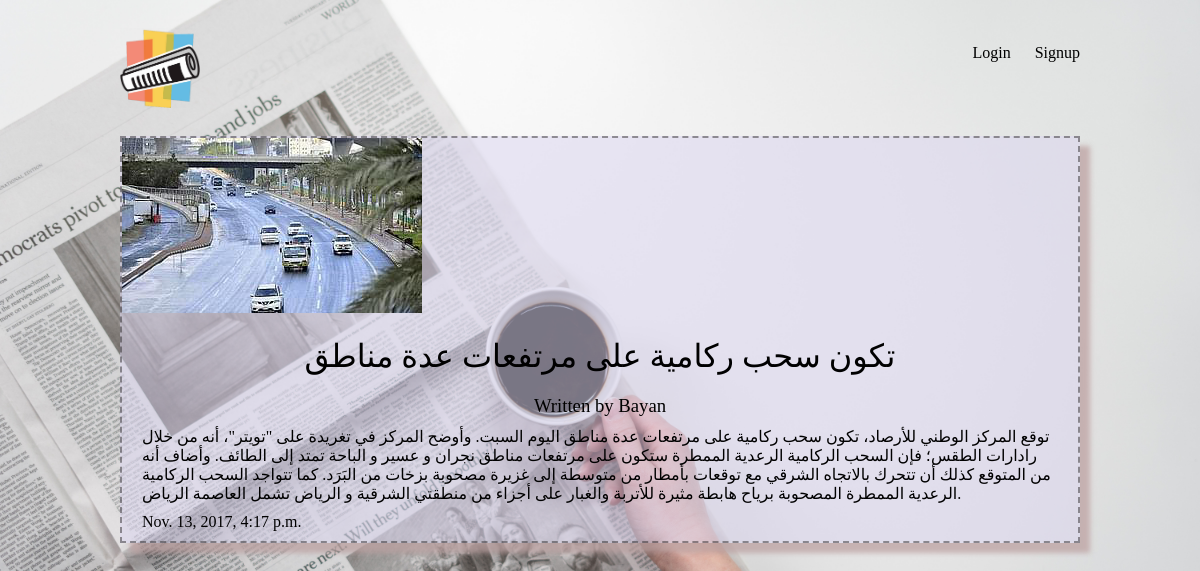
The app's page /articles/whether-urgent with its own data.
### articles/models.py (models this page shows, shortened)
class Article(models.Model):
    id = models.AutoField(primary_key=True)
    title = models.CharField(max_length=100)
    slug = models.SlugField()
    body = models.TextField()
    date = models.DateTimeField(auto_now_add=True)
    thumb = models.ImageField(default='default.png', blank=True)
    author = models.ForeignKey(User, default=None, on_delete = models.CASCADE)

### articles/views.py (the view)
# urls.py: path('<slug>', views.article_detail, name="detail"),
def article_detail(request, slug):
    article = Article.objects.get(slug=slug)
    return render(request, 'articles/article_detail.html', { 'article': article })

### articles/templates/articles/article_detail.html
{% extends 'base_layout.html' %}
{% block content %}
<div class="article-detail">
    <div class="article">
        <img src="{{ article.thumb.url }}" />
        <h2>{{ article.title }}</h2>
        <h3>Written by {{ article.author.username }}</h3>
        <p>{{ article.body }}</p>
        <p>{{ article.date }}</p>
    </div>
</div>
{% endblock %}

### assets/styles.css (style rules this page uses)
body { background-color: #0f121f; background-image: url(/static/background.jpg); background-repeat: no-repeat; background-size: cover; color: #000000; }
body * { font-family: Ubuntu; }
h1, h2, h3, h4, h5 { font-weight: normal; margin: 0; }
.article { padding: 10px; position: relative; padding-bottom: 40px; border: 2px dashed rgba(38,35,35,0.46); -moz-box-shadow: 10px 10px 5px 0px rgba(189,162,162,0.75); -webkit-box-shadow: 10px 10px 5px 0px rgba(189,162,162,0.75); box-shadow: 10px 10px 5px 0px rgba(189,162,162,0.75); background-color: rgba(220, 216, 240, 0.548); }
.article h2 { font-size: 1.2em; }
.article-detail .article { padding: 0; }
.article-detail .article img { max-width: 100%; }
.article-detail .article h2 { text-align: center; margin: 20px auto; font-size: 2em }
.article-detail .article h3 { text-align: center; }
.article-detail .article p { margin: 10px 20px }

### records on screen
Article: thumb (picture), title "تكون سحب ركامية على مرتفعات عدة مناطق", author.username "Bayan", body "توقع المركز الوطني للأرصاد، تكون سحب ركامية على مرتفعات عدة مناطق اليوم السبت. وأوضح المركز في تغريدة على \"تويتر\"، أنه من خلال رادارات الطقس؛ فإن السحب الركامية الرعدية الممطرة ستكون على مرتفعات مناطق نجران و عسير و الباحة تمتد إلى الطائف. وأضاف أنه من المتوقع كذلك أن تتحرك بالاتجاه الشرقي مع توقعات بأمطار من متوسطة إلى غزيرة مصحوبة بزخات من البَرَد. كما تتواجد السحب الركامية الرعدية الممطرة المصحوبة برياح هابطة مثيرة للأتربة والغبار على أجزاء من منطقتي الشرقية و الرياض تشمل العاصمة الرياض.", date "Nov. 13, 2017, 4:17 p.m."
